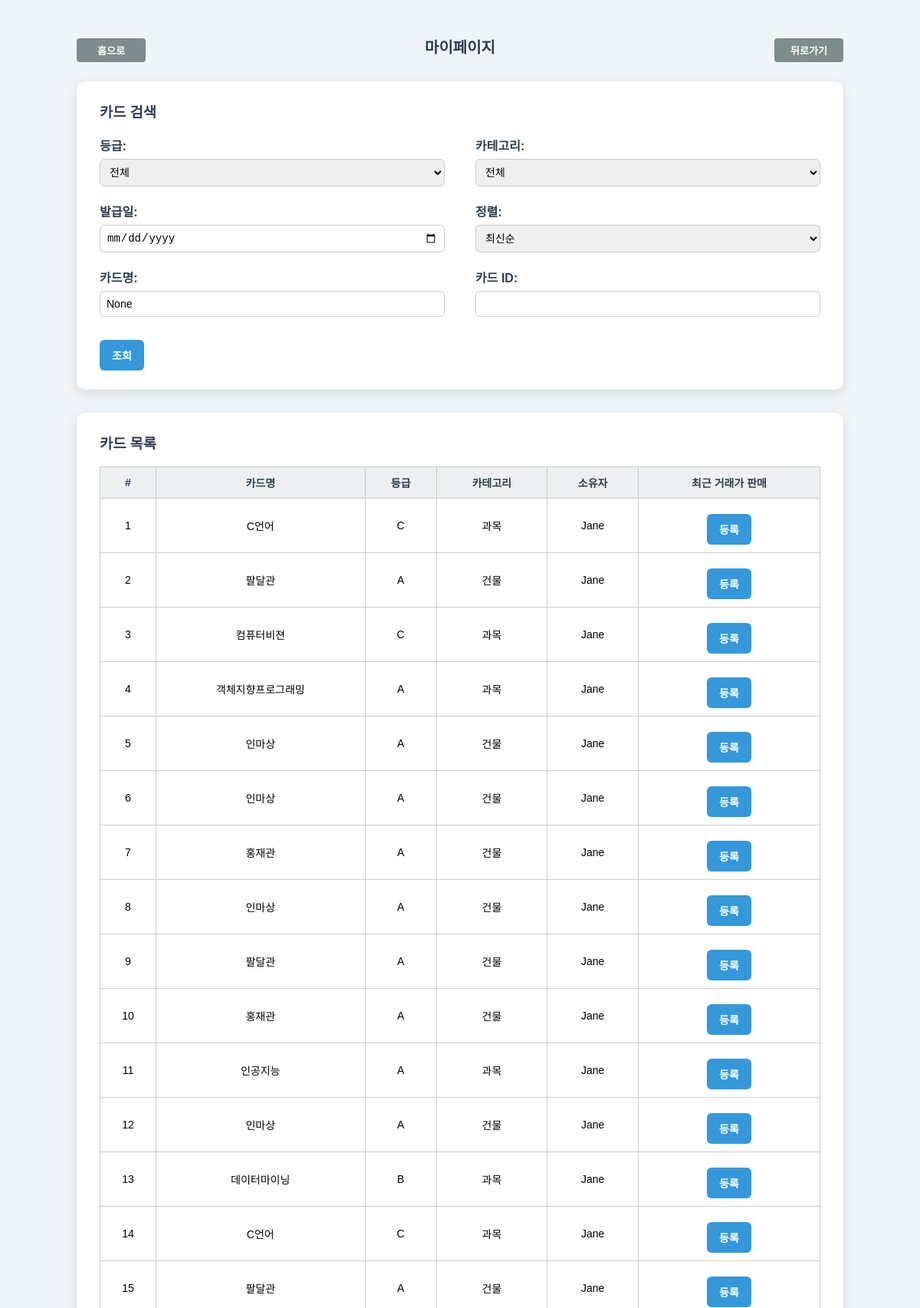
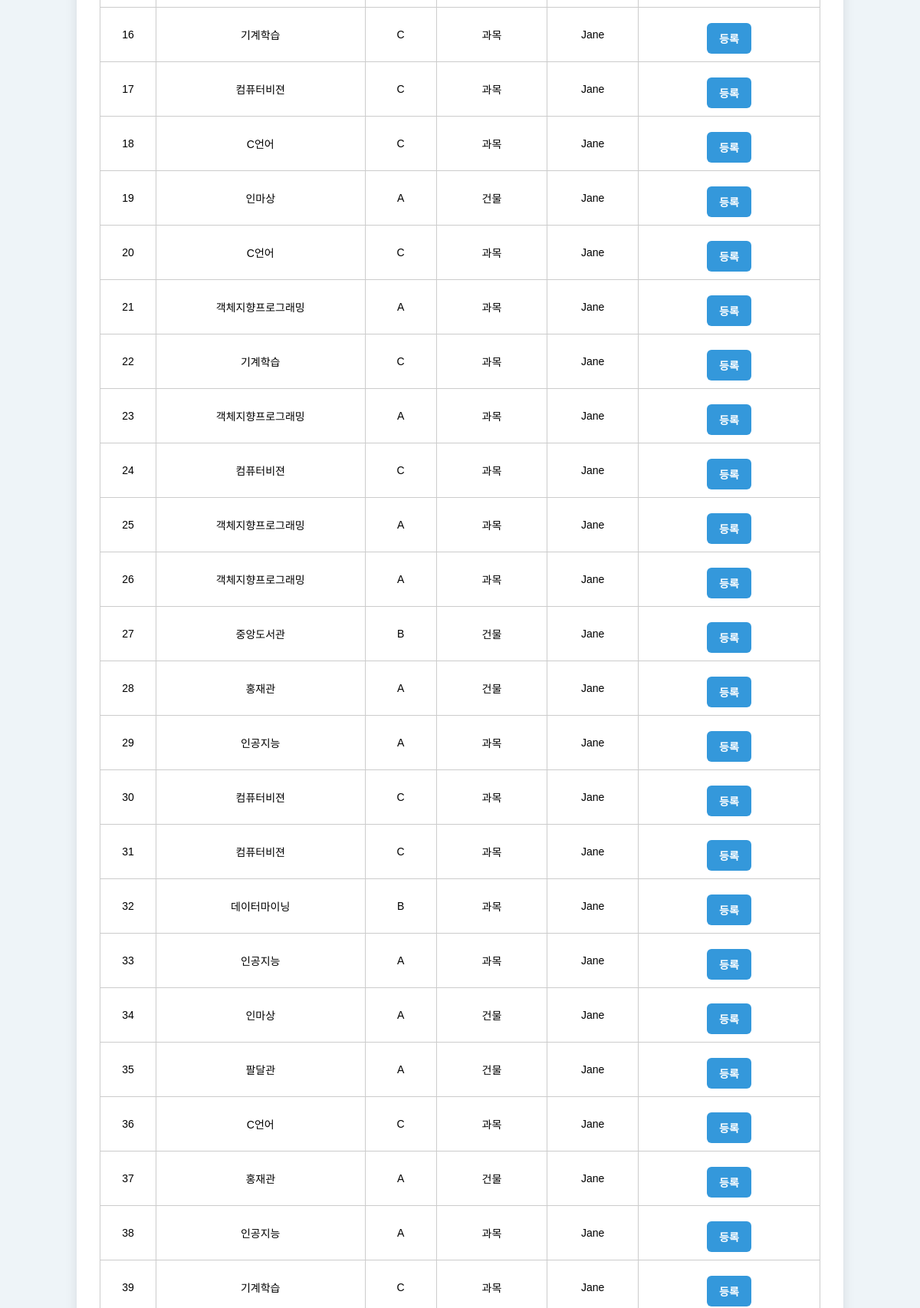
The page /cards/manage/ (signed in, upper part) on the database its author committed (2 pictures, top to bottom).
### cards/models.py (models this page shows, shortened)
class CreatedCard(models.Model):
    card = models.ForeignKey(Card, on_delete=models.SET_NULL, null=True, blank=True)
    owner = models.ForeignKey(User, on_delete=models.SET_NULL, null=True, blank=True)
    trade_info = models.TextField(blank=True, null=True)
    created_at = models.DateTimeField(auto_now_add=True)
    deleted_at = models.DateTimeField(null=True, blank=True)

class Card(models.Model):
    name = models.CharField(max_length=100)
    category = models.ForeignKey(Category, on_delete=models.SET_NULL, null=True, blank=True)
    description = models.TextField()
    image_url = models.ImageField(upload_to='card_images/')
    grade = models.ForeignKey(Grade, on_delete=models.SET_NULL, null=True, blank=True)

class Grade(models.Model):
    name = models.CharField(max_length=50)
    def __str__(self):
        return self.name

class Category(models.Model):
    name = models.CharField(max_length=50)
    Year = models.CharField(max_length=4)
    def __str__(self):
        return self.name

class User(AbstractBaseUser, PermissionsMixin):
    username = models.CharField(max_length=50, unique=True)
    name = models.CharField(max_length=50)
    role = models.CharField(max_length=20, default='user')
    is_active = models.BooleanField(default=True)
    is_staff = models.BooleanField(default=False)
    objects = UserManager()
    USERNAME_FIELD = 'username'
    REQUIRED_FIELDS = ['name']

### cards/views.py (the view)
# urls.py: path('manage/', views.manage_cards, name='manage_cards'),
@login_required(login_url='/cards/login/')
def manage_cards(request):
    if request.user.is_superuser:
        cards = CreatedCard.objects.all()
    else:
        cards = CreatedCard.objects.filter(owner=request.user)
    total_count = cards.count()
    user_counts = cards.values('owner__username').annotate(count=Count('id')).order_by('-count')
    grade_counts = cards.values('card__grade__name').annotate(count=Count('id')).order_by('-count')
    labels = [row['card__grade__name'] for row in grade_counts]
    data = [row['count'] for row in grade_counts]
    selected_grade = request.GET.get('grade')
    selected_category = request.GET.get('category')
    selected_owner = request.GET.get('owner') if request.user.is_superuser else None
    selected_date = request.GET.get('date')
    sort_option = request.GET.get('sort')
    search_name = request.GET.get('search_name')
    search_owner = request.GET.get('search_owner') if request.user.is_superuser else None
    search_id = request.GET.get('search_id')
    if selected_grade:
        cards = cards.filter(card__grade__id=selected_grade)
    if selected_category:
        cards = cards.filter(card__category__id=selected_category)
    if selected_owner:
        cards = cards.filter(owner__id=selected_owner)
    if selected_date:
        cards = cards.filter(created_at__date=selected_date)
    if search_name:
        cards = cards.filter(card__name__icontains=search_name)
    if search_owner:
        cards = cards.filter(owner__username__icontains=search_owner)
    if search_id:
        cards = cards.filter(card__id=search_id)
    if sort_option == 'name':
        cards = cards.order_by('card__name')
    elif sort_option == 'grade':
        cards = cards.order_by('card__grade__name')
    else:
        cards = cards.order_by('created_at')
    context = {
        'cards': cards,
        'grades': Grade.objects.all(),
        'categories': Category.objects.all(),
        'owners': User.objects.all() if request.user.is_superuser else [],
        'selected_grade': selected_grade,
        'selected_category': selected_category,
        'selected_owner': selected_owner,
        'selected_date': selected_date,
        'search_name': search_name,
        'search_owner': search_owner,
        'search_id': search_id,
        'sort_option': sort_option,
        'total_count': total_count,
        'user_counts': user_counts,
        'grade_counts': grade_counts,
        'grade_chart_labels': labels,
        'grade_chart_data': data,
    }
    return render(request, 'cards/manage.html', context)

### cards/templates/cards/manage.html (shortened to what this page needs)
<!DOCTYPE html>
<html lang="ko">
<head>
</head>
<body>
  <div class="container">
    <div class="header-bar">
      <button type="button" onclick="location.href='{% url 'main_page' %}'" class="header-btn">홈으로</button>
      <h2 class="header-title">마이페이지</h2>
      <button onclick="history.back()" class="header-btn">뒤로가기</button>
    </div>
    <div class="section-box">
      <h3>카드 검색</h3>
      <form method="get">
        <div class="filter-grid">
          <div class="filter-item">
            <label>등급:</label>
            <select name="grade">
              <option value="">전체</option>
            </select>
          </div>
          <div class="filter-item">
            <label>카테고리:</label>
            <select name="category">
              <option value="">전체</option>
            </select>
          </div>
          <div class="filter-item">
            <label>발급일:</label>
            <input type="date" name="date" value="{{ selected_date }}">
          </div>
          <div class="filter-item">
            <label>정렬:</label>
            <select name="sort">
              <option value="recent" {% if sort_option == "recent" or not sort_option %}selected{% endif %}>최신순</option>
            </select>
          </div>
          <div class="filter-item">
            <label>카드명:</label>
            <input type="text" name="search_name" value="{{ search_name }}">
          </div>
          <div class="filter-item">
            <label>카드 ID:</label>
            <input type="number" name="search_id" value="{{ search_id }}">
          </div>
        </div>
        <button type="submit">조회</button>
      </form>
    </div>
    <div class="section-box">
      <h3>카드 목록</h3>
      <table>
        <thead>
          <tr>
            <th>#</th>
            <th>카드명</th>
            <th>등급</th>
            <th>카테고리</th>
            <th>소유자</th>
            <th>최근 거래가 판매</th>
          </tr>
        </thead>
        <tbody>
          {% for uc in cards %}
          <tr>
            <td>{{ forloop.counter }}</td>
            <td>{{ uc.card.name }}</td>
            <td>{{ uc.card.grade }}</td>
            <td>{{ uc.card.category }}</td>
            <td>{{ uc.owner.username }}</td>
            <td>
              <button onclick="quickRegisterTrade({{ uc.id }}, {{ uc.card.id }})">등록</button>
            </td>
          </tr>
          {% empty %}
          <tr><td colspan="6">조건에 맞는 카드가 없습니다.</td></tr>
          {% endfor %}
        </tbody>
      </table>
    </div>
  </div>
</body>
</html>

### cards/templates/cards/manage.html (style rules this page uses)
body { font-family: 'Noto Sans KR', sans-serif; background-color: #eef4f8; margin: 0; padding: 40px; }
.container { max-width: 1000px; margin: auto; }
.section-box { background-color: white; border-radius: 12px; padding: 25px 30px; margin-bottom: 30px; box-shadow: 0 4px 16px rgba(0, 0, 0, 0.1); }
h2, h3, h4 { color: #2c3e50; margin-top: 0; }
.filter-grid { display: flex; flex-wrap: wrap; gap: 20px 40px; margin-bottom: 20px; }
.filter-item { display: flex; flex-direction: column; width: calc(50% - 20px); min-width: 250px; }
.filter-item label { font-weight: bold; color: #2c3e50; margin-bottom: 6px; }
.filter-item input, .filter-item select { padding: 8px; border: 1px solid #ccc; border-radius: 6px; font-size: 14px; }
button { margin-top: 10px; padding: 10px 16px; background-color: #3498db; color: white; border: none; border-radius: 6px; font-size: 14px; font-weight: bold; cursor: pointer; transition: background-color 0.2s; }
table { width: 100%; border-collapse: collapse; margin-top: 10px; font-size: 14px; }
table th, table td { border: 1px solid #ccc; padding: 10px; text-align: center; }
table th { background-color: #ecf0f1; color: #2c3e50; }
.header-bar { display: flex; justify-content: space-between; align-items: center; margin-bottom: 25px; position: relative; }
.header-title { position: absolute; left: 50%; transform: translateX(-50%); margin: 0; font-size: 20px; color: #2c3e50; }
.header-btn { width: 90px; padding: 6px 10px; background-color: #7f8c8d; color: white; border: none; border-radius: 4px; font-size: 13px; cursor: pointer; text-align: center; white-space: nowrap; }

### rows shown on the page
CreatedCard: card.name "C언어", card.grade "C", card.category "과목", owner.username "Jane"
CreatedCard: card.name "팔달관", card.grade "A", card.category "건물", owner.username "Jane"
CreatedCard: card.name "컴퓨터비젼", card.grade "C", card.category "과목", owner.username "Jane"
CreatedCard: card.name "객체지향프로그래밍", card.grade "A", card.category "과목", owner.username "Jane"
CreatedCard: card.name "인마상", card.grade "A", card.category "건물", owner.username "Jane"
CreatedCard: card.name "인마상", card.grade "A", card.category "건물", owner.username "Jane"
CreatedCard: card.name "홍재관", card.grade "A", card.category "건물", owner.username "Jane"
CreatedCard: card.name "인마상", card.grade "A", card.category "건물", owner.username "Jane"
CreatedCard: card.name "팔달관", card.grade "A", card.category "건물", owner.username "Jane"
CreatedCard: card.name "홍재관", card.grade "A", card.category "건물", owner.username "Jane"
CreatedCard: card.name "인공지능", card.grade "A", card.category "과목", owner.username "Jane"
CreatedCard: card.name "인마상", card.grade "A", card.category "건물", owner.username "Jane"
CreatedCard: card.name "데이터마이닝", card.grade "B", card.category "과목", owner.username "Jane"
CreatedCard: card.name "C언어", card.grade "C", card.category "과목", owner.username "Jane"
CreatedCard: card.name "팔달관", card.grade "A", card.category "건물", owner.username "Jane"
CreatedCard: card.name "기계학습", card.grade "C", card.category "과목", owner.username "Jane"
CreatedCard: card.name "컴퓨터비젼", card.grade "C", card.category "과목", owner.username "Jane"
CreatedCard: card.name "C언어", card.grade "C", card.category "과목", owner.username "Jane"
CreatedCard: card.name "인마상", card.grade "A", card.category "건물", owner.username "Jane"
CreatedCard: card.name "C언어", card.grade "C", card.category "과목", owner.username "Jane"
CreatedCard: card.name "객체지향프로그래밍", card.grade "A", card.category "과목", owner.username "Jane"
CreatedCard: card.name "기계학습", card.grade "C", card.category "과목", owner.username "Jane"
CreatedCard: card.name "객체지향프로그래밍", card.grade "A", card.category "과목", owner.username "Jane"
CreatedCard: card.name "컴퓨터비젼", card.grade "C", card.category "과목", owner.username "Jane"
CreatedCard: card.name "객체지향프로그래밍", card.grade "A", card.category "과목", owner.username "Jane"
CreatedCard: card.name "객체지향프로그래밍", card.grade "A", card.category "과목", owner.username "Jane"
CreatedCard: card.name "중앙도서관", card.grade "B", card.category "건물", owner.username "Jane"
CreatedCard: card.name "홍재관", card.grade "A", card.category "건물", owner.username "Jane"
CreatedCard: card.name "인공지능", card.grade "A", card.category "과목", owner.username "Jane"
CreatedCard: card.name "컴퓨터비젼", card.grade "C", card.category "과목", owner.username "Jane"
CreatedCard: card.name "컴퓨터비젼", card.grade "C", card.category "과목", owner.username "Jane"
CreatedCard: card.name "데이터마이닝", card.grade "B", card.category "과목", owner.username "Jane"
CreatedCard: card.name "인공지능", card.grade "A", card.category "과목", owner.username "Jane"
CreatedCard: card.name "인마상", card.grade "A", card.category "건물", owner.username "Jane"
CreatedCard: card.name "팔달관", card.grade "A", card.category "건물", owner.username "Jane"
CreatedCard: card.name "C언어", card.grade "C", card.category "과목", owner.username "Jane"
CreatedCard: card.name "홍재관", card.grade "A", card.category "건물", owner.username "Jane"
CreatedCard: card.name "인공지능", card.grade "A", card.category "과목", owner.username "Jane"
CreatedCard: card.name "기계학습", card.grade "C", card.category "과목", owner.username "Jane"
